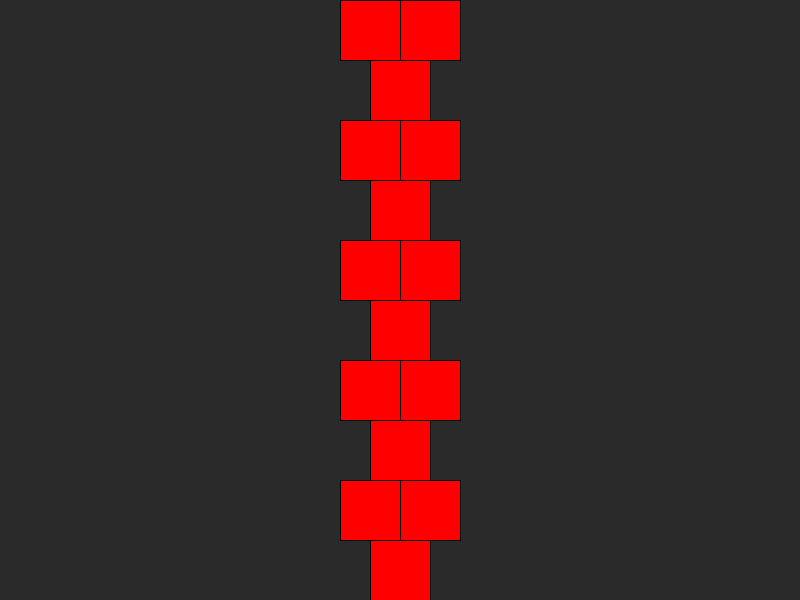
Frame 1 (no input)
Frame 60 (the mouse pressed at the canvas centre just before this capture): identical to frame 1, image omitted
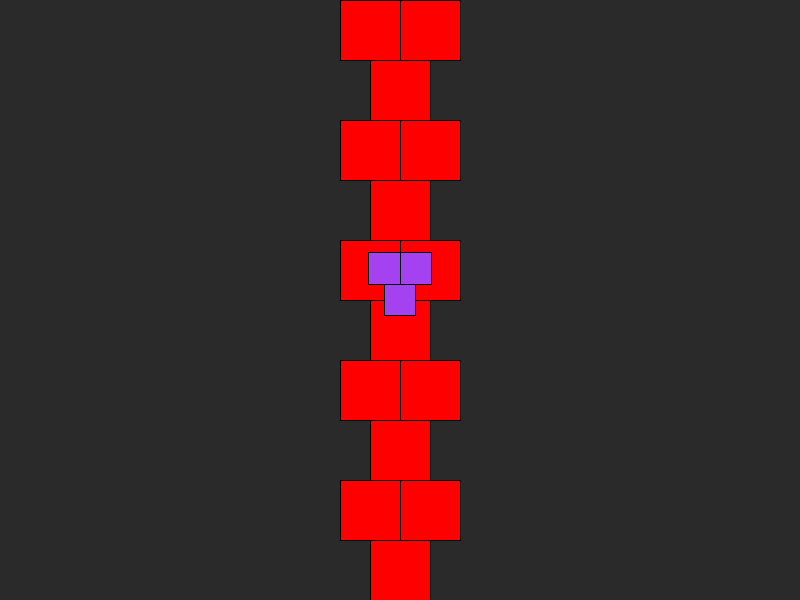
Frame 120 (the mouse held since frame 60 and released just before this capture)

The Processing sketch that drew these frames (run headless with seeded random() and noise(); from frame 60 on, the mouse is pressed at the canvas centre):

// Processing sketch: Midterm_Exam
// ── Midterm_Exam.pde
float side1 = 100,side2 = 50;
color c1 = color(155),c2 = color(255,0,0);
PVector posn1,posn2;
ArrayList<PVector> triSquares = new ArrayList<PVector>();
ArrayList<Integer> triSquareColors = new ArrayList<Integer>();
ArrayList<Float> triSquareSides = new ArrayList<Float>();


void setup(){
  size(800,600);
  side1 = height/10;
  posn1 = new PVector(width/2,height-side1/2);
}

void draw(){
  background(42);
  makeTriSquareColumn(posn1.x,posn1.y,side1,c2,int(height/side1));
  for(int i = 0;i<triSquares.size();i++){
   makeTriSquare(triSquares.get(i).x,
                 triSquares.get(i).y,
                 triSquareSides.get(i),
                 triSquareColors.get(i)); 
  }
}

color randomColor(){
 return color(random(255),random(255),random(255));
}

void makeTriSquare(float x, float y, float sideLength, color c){
 rectMode(CENTER);
 fill(c);
 square(x,y,sideLength);
 square(x-sideLength/2,y-sideLength,sideLength);
 square(x+sideLength/2,y-sideLength,sideLength);
}

void makeTriSquareColumn(float x, float y, float sideLength, color c,int howMany){
 for(int i = 0;i<howMany;i++){
  makeTriSquare(x,y-(sideLength*2*i),sideLength,c);
 }
}

void keyPressed(){
 c2 = randomColor(); 
}

void mousePressed(){
  triSquares.add(new PVector(mouseX,mouseY));
  triSquareColors.add(randomColor());
  triSquareSides.add(random(10,100));
}
